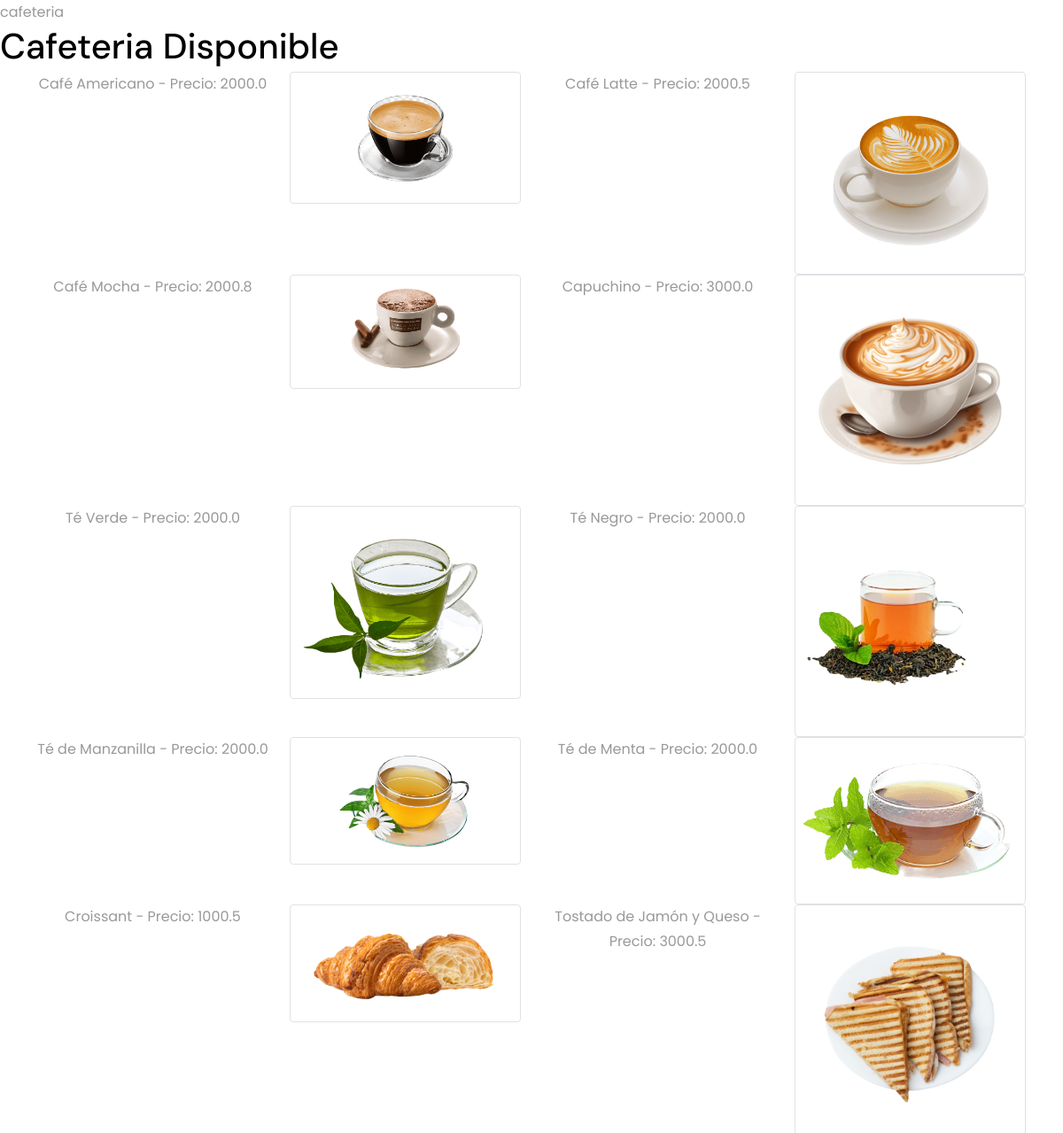
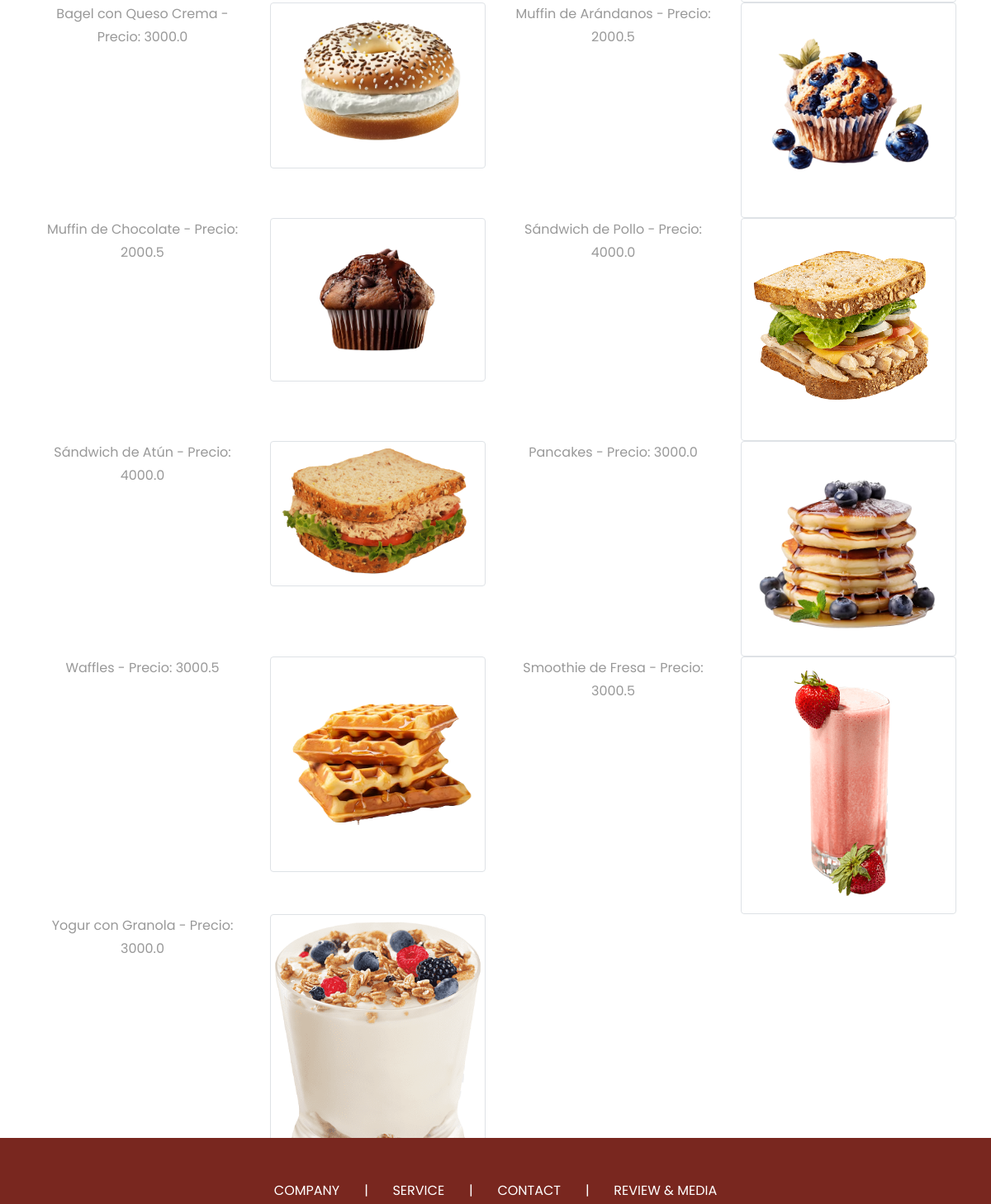
Page /cafeteria/ on the committed database (2 pictures, top to bottom).
### carta/models.py (models this page shows, shortened)
class Item(models.Model):
    nombre = models.CharField(max_length=50, null=False)
    precio = models.FloatField(null=False)
    cantidad_stock = models.IntegerField(null=False, verbose_name="Cantidad en stock")
    categoria = models.ForeignKey(Categoria, on_delete= models.CASCADE, null=True)
    foto = models.ImageField(blank=True, default="/empty.png", upload_to='items/',verbose_name="foto")

### carta/views/cafeteria.py (the view)
# urls.py: path('cafeteria/', CafeteriaView.as_view()),
class CafeteriaView(TemplateView):
   template_name="cafeteria.html"
   def get_context_data(self, **kwargs):
      model = super().get_context_data(**kwargs)
      model["cafeteria"] = Item.objects.filter(categoria__nombre__iexact = "cafeteria")
      return model

### carta/templates/cafeteria.html (shortened to what this page needs)
{% extends "base.html" %}
{% block content %}
<h1>Cafeteria Disponible</h1>
<div class="container text-center">
    <div class="row">
      {% for item in cafeteria %}
      <div class="col-md-3">
        {{ item.nombre }} - Precio: {{ item.precio }}
      </div>
      <div class="col-md-3">
        <img class="img-thumbnail rounded float-end" src="{{ item.foto.url }}" alt="Foto"/>
      </div>
      {% endfor %}
    </div>
  </div>
{% endblock %}

### carta/templates/base.html (shortened to what this page needs)
{% load static %}
{% load i18n %}
<!DOCTYPE html>
<html lang="en">
<head>
    <link rel="stylesheet" href="/static/assets/css/vendor/font-awesome.min.css">
    <link rel="stylesheet" href="/static/assets/css/vendor/ionicons.min.css">
    <link rel="stylesheet" href="/static/assets/css/vendor/icofont.css">
    <link rel="stylesheet" href="/static/assets/css/plugins/animate.min.css">
    <link rel="stylesheet" href="/static/assets/css/plugins/swiper-bundle.min.css">
    <link rel="stylesheet" href="/static/assets/css/plugins/venobox.min.css">
    <link rel="stylesheet" href="/static/assets/css/plugins/aos.min.css">
    <link rel="stylesheet" href="/static/assets/css/style.css">
</head>
<body>
    {% block content %}
    {% endblock %}
    {% include 'footer.html' %}
  </body>
  </html>

### carta/templates/footer.html (shortened to what this page needs)
{% block content %}
  <footer class="footer-section section-padding text-center">
   <div class="container">
     <div class="footer-middle footer-bottom-gap-60">
       <div class="row">
         <div class="col-12">
           <ul class="footer-nav">
             <li><a href="#">Company</a></li>
             <li><a href="#">Service</a></li>
             <li><a href="#">Contact</a></li>
             <li><a href="#">Review & Media</a></li>
           </ul>
         </div>
       </div>
     </div>
   </div>
</footer>
{% endblock %}

### rows in the picture
Item: nombre "Café Americano", precio "2000.0", foto (picture)
Item: nombre "Café Latte", precio "2000.5", foto (picture)
Item: nombre "Café Mocha", precio "2000.8", foto (picture)
Item: nombre "Capuchino", precio "3000.0", foto (picture)
Item: nombre "Té Verde", precio "2000.0", foto (picture)
Item: nombre "Té Negro", precio "2000.0", foto (picture)
Item: nombre "Té de Manzanilla", precio "2000.0", foto (picture)
Item: nombre "Té de Menta", precio "2000.0", foto (picture)
Item: nombre "Croissant", precio "1000.5", foto (picture)
Item: nombre "Tostado de Jamón y Queso", precio "3000.5", foto (picture)
Item: nombre "Bagel con Queso Crema", precio "3000.0", foto (picture)
Item: nombre "Muffin de Arándanos", precio "2000.5", foto (picture)
Item: nombre "Muffin de Chocolate", precio "2000.5", foto (picture)
Item: nombre "Sándwich de Pollo", precio "4000.0", foto (picture)
Item: nombre "Sándwich de Atún", precio "4000.0", foto (picture)
Item: nombre "Pancakes", precio "3000.0", foto (picture)
Item: nombre "Waffles", precio "3000.5", foto (picture)
Item: nombre "Smoothie de Fresa", precio "3000.5", foto (picture)
Item: nombre "Yogur con Granola", precio "3000.0", foto (picture)
